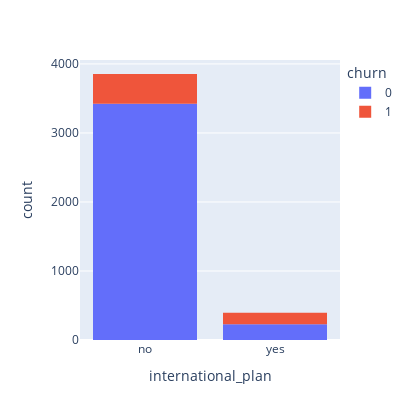

The notebook cell this image was saved under:
### Code cell
fig = px.histogram(data_frame=train, x="international_plan", color="churn", width=420, height=420)
fig.show()

### Figure 1 — Plotly figure (JSON) as saved in the notebook; plotly's stock layout.template omitted (floating-point values rounded to 4 significant figures; data arrays with more than 128 entries replaced by an {"elided": "..."} marker saying what was removed)
{"data": [{"alignmentgroup": "True", "bingroup": "x", "hovertemplate": "churn=0<br>international_plan=%{x}<br>count=%{y}<extra></extra>", "legendgroup": "0", "marker": {"color": "#636efa", "pattern": {"shape": ""}}, "name": "0", "offsetgroup": "0", "orientation": "v", "showlegend": true, "type": "histogram", "x": {"elided": "3652 str values"}, "xaxis": "x", "yaxis": "y"}, {"alignmentgroup": "True", "bingroup": "x", "hovertemplate": "churn=1<br>international_plan=%{x}<br>count=%{y}<extra></extra>", "legendgroup": "1", "marker": {"color": "#EF553B", "pattern": {"shape": ""}}, "name": "1", "offsetgroup": "1", "orientation": "v", "showlegend": true, "type": "histogram", "x": {"elided": "598 str values"}, "xaxis": "x", "yaxis": "y"}], "layout": {"barmode": "relative", "height": 420, "legend": {"title": {"text": "churn"}, "tracegroupgap": 0}, "margin": {"t": 60}, "width": 420, "xaxis": {"anchor": "y", "domain": [0, 1], "title": {"text": "international_plan"}}, "yaxis": {"anchor": "x", "domain": [0, 1], "title": {"text": "count"}}}}
